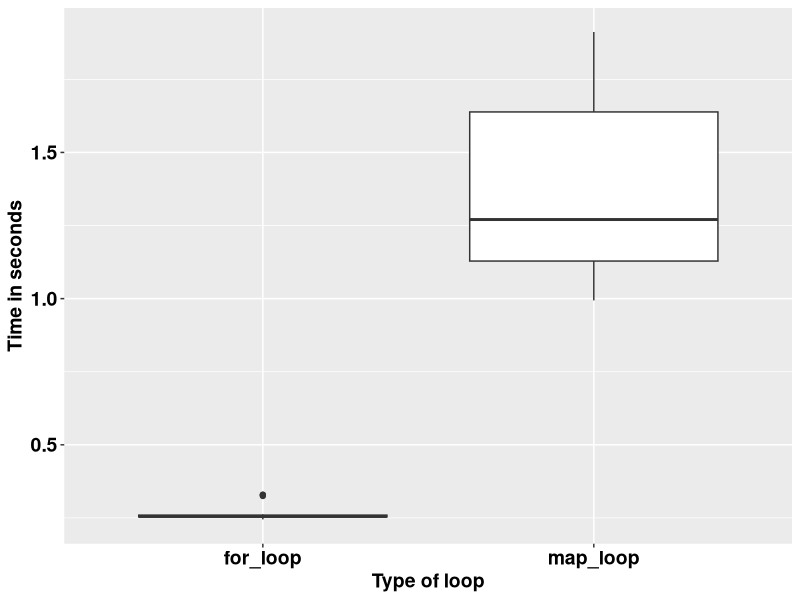

R code for this plot:
## ---- chunk 1
knitr::opts_chunk$set(echo = TRUE)
## ---- chunk 2
square <- function(a) a**2
square(3)
## ---- chunk 3
square <- function(b){ # Create the function name, called square
  b**2
}
square(3)
## ---- chunk 4
square <- function(c){ 
  product <- c**2
  return(product)
}
square(3)
## ---- chunk 5
square <- function(d){
  product <- d**2
  print(product)
}
square(5)
## ---- chunk 6
square <- function(e){
  product <- e**2
  (product)
}
square(9)
## ---- chunk 7
square <- function(f){
  product <- f**2
  show(product)
}
square(9)
## ---- chunk 8
square_root <- function(b){
  product <- b^0.5 # Tquare root of a number is the number raised to power half
  return(product/2)
}
square_root(9)
## ---- chunk 9
square_root
## ---- chunk 10
square(-10:10)
## ---- chunk 11
square_root(c(-26, 1:15, 158))
## ---- chunk 12
m <- list(12, 18, 345)
square_root(m[[2]])
## ---- chunk 13
rescale <- function(x){
  m <- mean(x)
  s <- sd(x)
  (x - m) / s
}
rescale(c(-52, 58, 46, 99))
## ---- chunk 14
rescale <- function(x, only_translate){
  m <- mean(x)
  translated <- x - m
  if (only_translate) return(translated)
  s <- sd(x)
  translated / s
}

rescale(x = 1:6, only_translate = TRUE)
## ---- chunk 15
rescale <- function(x, only_translate){
  m <- mean(x)
  translated <- x - m
  if (only_translate) return(translated)
  s <- sd(x)
  translated / s
}

rescale(x = 1:4, only_translate = FALSE)
## ---- chunk 16
rescale(only_translate = TRUE, x = 1:4)
## ---- chunk 17
rescale(x = 1:4, TRUE)
rescale(TRUE, x = 1:4)
rescale(1:4, only_translate = T)
rescale(only_translate = T, 1:4)
## ---- chunk 18
rescale(1:4, o = T)
rescale(o = T, 1:4)
## ---- chunk 19
rescale <- function(x, only_translate = FALSE){
  m <- mean(x)
  translated <- x - m
  if(only_translate) return(translated)
  s <- sd(x)
  translated / s
}
## ---- chunk 20
rescale(1:4) # This runs with only_translate being taken as FALSE by default.
## ---- chunk 21
rescale <- function(x, ...){
  m <- mean(x, ...)
  s <- sd(x, ...)
  (x - m) / s
}

rescale(1:4) # 
## ---- chunk 22
x <- c(NA, 1:3)
rescale(x)
## ---- chunk 23
x <- c(NA, 1:3)
rescale(x, na.rm = TRUE)
## ---- chunk 24
some_function <- function(x) x
other_function <- function(x, ...) x
# some_function(1:4, foo = "bar") # This does not run because there was no allowance.
other_function(1:4, foo = "bar")

## ---- chunk 25
f <- function(...) list(...)
g <- function(x, y, ...) f(...)
g(x = 1, y = 2, z = 3, w = 4)
## ---- chunk 26
compare_rasters <- function(x) {
  if (sum(x > 0.5, na.rm = TRUE) > 7) {
    return(1)
  } else {
    return(0)
  }
  
}
## ---- chunk 27
library(tidyverse)
volumes <- rnorm(1000000)

for_loop <- vector()

for (k in 1:20) {
  for_loop[k] <- system.time(for (i in 1:length(volumes)) {
    2.3 * volumes[i] ^ 9
  })
}

map_loop <- vector()
for (j in 1:20) {
  map_loop[j] <- system.time(map_vec(volumes, \(x) 2.3 * x ^ 9))
}
## ---- chunk 28
data.frame(for_loop = for_loop, map_loop = map_loop) %>% 
  gather(key = "key", value = "value") %>% 
  ggplot(aes(key, value)) +
  geom_boxplot() +
  labs(x = "Type of loop",
       y = "Time in seconds") +
  theme(text = element_text(size = 14, face = "bold", colour = "black")) +
  theme(axis.text = element_text(size = 14, face = "bold", colour = "black"))
## ---- chunk 29
library(stringr)
library(lubridate)

vec <- c("Today is 7th Sept 2023")

# The task is to get the date information and make it a date object.

pattern <- "\\d{1,2}th \\[A-Za-z]+ \\d{4}"

date_object <- str_extract(vec, pattern)

date_object <- str_replace(date_object, "th", "")

date_object <- str_replace(date_object, "Sept", "9")

date_object <- dmy(date_object)

print(date_object)
